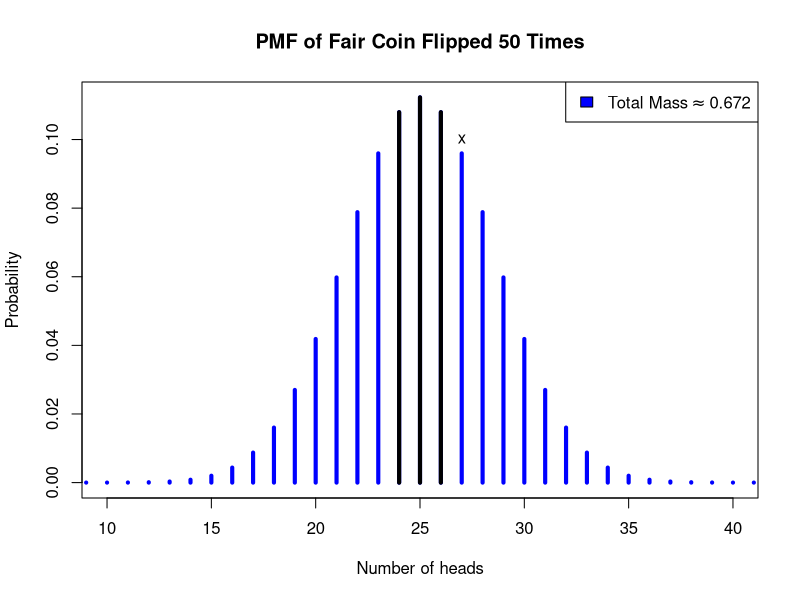
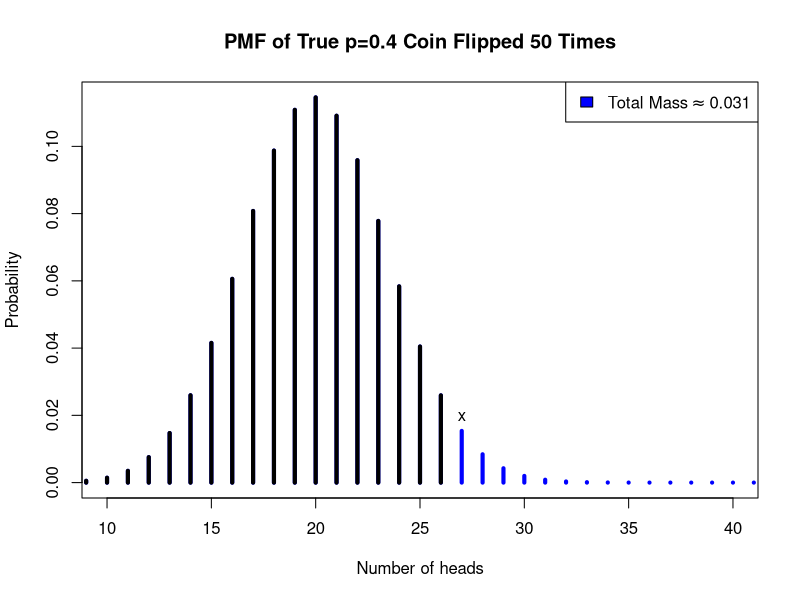

Write R code to recreate these figures, in order.
## ---- chunk 1
#| label: fig-cointwotails
#| code-fold: true
#| fig-cap: "Two-tailed hypothesis test on the coin data, assuming a fair coin"

#coin hypothesis test
plot(0:50,dbinom(0:50,50,0.5),type='h',lwd=4,xlim=c(10,40),
     main='PMF of Fair Coin Flipped 50 Times',col='blue',
     xlab='Number of heads',ylab='Probability')
points(24:26,dbinom(24:26,50,0.5),type='h',lwd=4)
text(27,dbinom(27,50,0.5),'x',pos=3)
legend(x='topright',legend=expression('Total Mass'%~~%0.672),
       fill='blue')
## ---- chunk 2
#| label: fig-coinonetail
#| code-fold: true
#| fig-cap: "One-tailed hypothesis test of the coin data, assuming a trick coin"

#coin hypothesis test
plot(0:50,dbinom(0:50,50,0.4),type='h',lwd=4,xlim=c(10,40),
     main='PMF of True p=0.4 Coin Flipped 50 Times',col='blue',
     xlab='Number of heads',ylab='Probability')
points(0:26,dbinom(0:26,50,0.4),type='h',lwd=4)
text(27,dbinom(27,50,0.4),'x',pos=3)
legend(x='topright',legend=expression('Total Mass'%~~%0.031),
       fill='blue')
